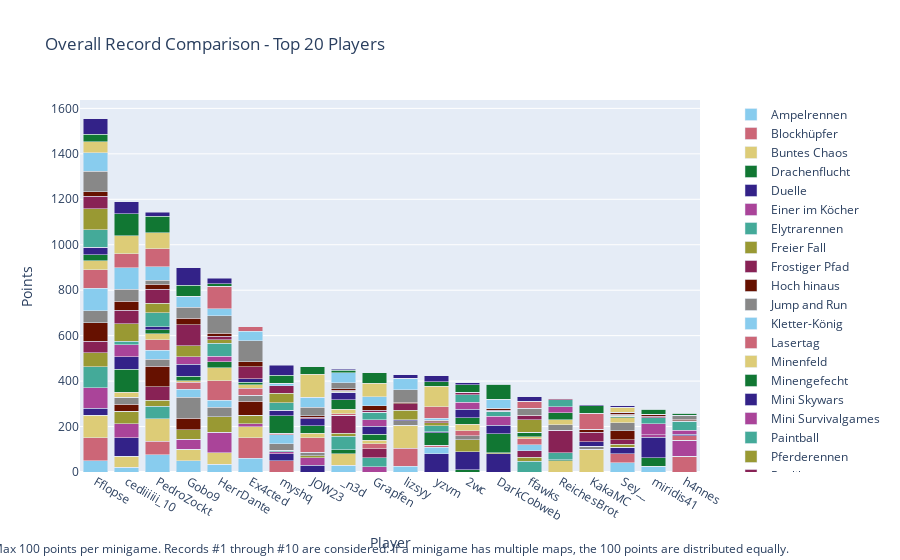

The notebook cell this image was saved under:
### Code cell
import plotly.graph_objects as go

# Sum all columns to get the total score
outDf['Total'] = outDf.sum(axis=1)

# Sort by total score and fill N/A values with 0
outDf = outDf.sort_values(by='Total', ascending=False).fillna(0)

# Crop to top 10 players
cropDf = outDf.head(20).copy()

# Drop the 'Total' column for plotting
cropDf = cropDf.drop(columns=['Total'])

# Create a color palette
color_palette = px.colors.qualitative.Safe

# Create the stacked bar plot
fig = go.Figure()

for column in cropDf.columns.difference(['Player']):
    fig.add_trace(go.Bar(
        x=cropDf.index,
        y=cropDf[column],
        name=column,
        marker_color=color_palette[len(fig.data) % len(color_palette)]
    ))

# Update layout
fig.update_layout(
    barmode='stack',
    title='Overall Record Comparison - Top 20 Players',
    xaxis=dict(title='Player'),
    yaxis=dict(title='Points'),
    #height=800,
    #width=1000,
    legend=dict(
        x=1.05,
        y=0.5,
        traceorder='normal',
        font=dict(size=12),
        bgcolor='rgba(255, 255, 255, 0)',
        bordercolor='rgba(0, 0, 0, 0)'
    ),
    margin=dict(r=200),  # Adjust right margin to make room for the legend
    annotations=[
        dict(
            x=0.5,
            y=-0.235,
            xref='paper',
            yref='paper',
            text='Max 100 points per minigame. Records #1 through #10 are considered. If a minigame has multiple maps, the 100 points are distributed equally.'
            showarrow=False,
            font=dict(size=12),
            xanchor='center'
        )
    ]
)

fig.show()

# save the plot as an html file

fig.write_html('out/overall_record_comparison.html')

### Figure 1 — Plotly figure (JSON) as saved in the notebook; plotly's stock layout.template omitted (floating-point values rounded to 4 significant figures)
{"data": [{"marker": {"color": "rgb(136, 204, 238)"}, "name": "Ampelrennen", "type": "bar", "x": ["Fflopse", "cediiiiii_10", "PedroZockt", "Gobo9", "HerrDante", "Ex4cted", "myshq", "JOW23", "_n3d", "Grapfen", "lizsyy", "yzvm", "2wc", "DarkCobweb", "ffawks", "ReichesBrot", "KakaMC", "Sey__", "miridis41", "h4nnes"], "y": [50, 20, 75, 50, 35, 60, 0, 0, 30, 0, 25, 0, 0, 0, 0, 0, 0, 40, 25, 0]}, {"marker": {"color": "rgb(204, 102, 119)"}, "name": "Blockhüpfer", "type": "bar", "x": ["Fflopse", "cediiiiii_10", "PedroZockt", "Gobo9", "HerrDante", "Ex4cted", "myshq", "JOW23", "_n3d", "Grapfen", "lizsyy", "yzvm", "2wc", "DarkCobweb", "ffawks", "ReichesBrot", "KakaMC", "Sey__", "miridis41", "h4nnes"], "y": [100, 0, 60, 0, 0, 90, 50, 0, 0, 0, 80, 0, 0, 0, 0, 0, 0, 40, 0, 70]}, {"marker": {"color": "rgb(221, 204, 119)"}, "name": "Buntes Chaos", "type": "bar", "x": ["Fflopse", "cediiiiii_10", "PedroZockt", "Gobo9", "HerrDante", "Ex4cted", "myshq", "JOW23", "_n3d", "Grapfen", "lizsyy", "yzvm", "2wc", "DarkCobweb", "ffawks", "ReichesBrot", "KakaMC", "Sey__", "miridis41", "h4nnes"], "y": [100, 50, 100, 50, 50, 50, 0, 0, 50, 0, 100, 0, 0, 0, 0, 50, 100, 0, 0, 0]}, {"marker": {"color": "rgb(17, 119, 51)"}, "name": "Drachenflucht", "type": "bar", "x": ["Fflopse", "cediiiiii_10", "PedroZockt", "Gobo9", "HerrDante", "Ex4cted", "myshq", "JOW23", "_n3d", "Grapfen", "lizsyy", "yzvm", "2wc", "DarkCobweb", "ffawks", "ReichesBrot", "KakaMC", "Sey__", "miridis41", "h4nnes"], "y": [0, 0, 0, 0, 0, 0, 0, 0, 18, 0, 0, 0, 10, 0, 0, 4, 0, 0, 38, 0]}, {"marker": {"color": "rgb(51, 34, 136)"}, "name": "Duelle", "type": "bar", "x": ["Fflopse", "cediiiiii_10", "PedroZockt", "Gobo9", "HerrDante", "Ex4cted", "myshq", "JOW23", "_n3d", "Grapfen", "lizsyy", "yzvm", "2wc", "DarkCobweb", "ffawks", "ReichesBrot", "KakaMC", "Sey__", "miridis41", "h4nnes"], "y": [30, 80, 0, 0, 0, 0, 30, 30, 0, 0, 0, 80, 80, 80, 0, 0, 0, 30, 90, 0]}, {"marker": {"color": "rgb(170, 68, 153)"}, "name": "Einer im Köcher", "type": "bar", "x": ["Fflopse", "cediiiiii_10", "PedroZockt", "Gobo9", "HerrDante", "Ex4cted", "myshq", "JOW23", "_n3d", "Grapfen", "lizsyy", "yzvm", "2wc", "DarkCobweb", "ffawks", "ReichesBrot", "KakaMC", "Sey__", "miridis41", "h4nnes"], "y": [90, 63.33, 0, 43.33, 90, 13.33, 10, 33.33, 0, 23.33, 0, 0, 0, 0, 0, 0, 0, 0, 10, 70]}, {"marker": {"color": "rgb(68, 170, 153)"}, "name": "Elytrarennen", "type": "bar", "x": ["Fflopse", "cediiiiii_10", "PedroZockt", "Gobo9", "HerrDante", "Ex4cted", "myshq", "JOW23", "_n3d", "Grapfen", "lizsyy", "yzvm", "2wc", "DarkCobweb", "ffawks", "ReichesBrot", "KakaMC", "Sey__", "miridis41", "h4nnes"], "y": [93.33, 0, 53.33, 0, 0, 0, 6.667, 0, 60, 40, 0, 0, 0, 0, 46.67, 30, 0, 0, 0, 0]}, {"marker": {"color": "rgb(153, 153, 51)"}, "name": "Freier Fall", "type": "bar", "x": ["Fflopse", "cediiiiii_10", "PedroZockt", "Gobo9", "HerrDante", "Ex4cted", "myshq", "JOW23", "_n3d", "Grapfen", "lizsyy", "yzvm", "2wc", "DarkCobweb", "ffawks", "ReichesBrot", "KakaMC", "Sey__", "miridis41", "h4nnes"], "y": [62.5, 55, 27.5, 42.5, 67.5, 37.5, 0, 7.5, 12.5, 0, 0, 0, 52.5, 5, 17.5, 0, 0, 12.5, 0, 0]}, {"marker": {"color": "rgb(136, 34, 85)"}, "name": "Frostiger Pfad", "type": "bar", "x": ["Fflopse", "cediiiiii_10", "PedroZockt", "Gobo9", "HerrDante", "Ex4cted", "myshq", "JOW23", "_n3d", "Grapfen", "lizsyy", "yzvm", "2wc", "DarkCobweb", "ffawks", "ReichesBrot", "KakaMC", "Sey__", "miridis41", "h4nnes"], "y": [50, 0, 60, 0, 0, 0, 0, 0, 80, 40, 0, 0, 0, 0, 30, 100, 0, 20, 0, 0]}, {"marker": {"color": "rgb(102, 17, 0)"}, "name": "Hoch hinaus", "type": "bar", "x": ["Fflopse", "cediiiiii_10", "PedroZockt", "Gobo9", "HerrDante", "Ex4cted", "myshq", "JOW23", "_n3d", "Grapfen", "lizsyy", "yzvm", "2wc", "DarkCobweb", "ffawks", "ReichesBrot", "KakaMC", "Sey__", "miridis41", "h4nnes"], "y": [80, 30, 90, 50, 0, 60, 0, 0, 0, 0, 0, 0, 0, 0, 0, 0, 0, 40, 0, 0]}, {"marker": {"color": "rgb(136, 136, 136)"}, "name": "Jump and Run", "type": "bar", "x": ["Fflopse", "cediiiiii_10", "PedroZockt", "Gobo9", "HerrDante", "Ex4cted", "myshq", "JOW23", "_n3d", "Grapfen", "lizsyy", "yzvm", "2wc", "DarkCobweb", "ffawks", "ReichesBrot", "KakaMC", "Sey__", "miridis41", "h4nnes"], "y": [53.33, 30, 30, 93.33, 43.33, 26.67, 26.67, 16.67, 0, 0, 20, 0, 16.67, 0, 0, 23.33, 13.33, 33.33, 0, 0]}, {"marker": {"color": "rgb(136, 204, 238)"}, "name": "Kletter-König", "type": "bar", "x": ["Fflopse", "cediiiiii_10", "PedroZockt", "Gobo9", "HerrDante", "Ex4cted", "myshq", "JOW23", "_n3d", "Grapfen", "lizsyy", "yzvm", "2wc", "DarkCobweb", "ffawks", "ReichesBrot", "KakaMC", "Sey__", "miridis41", "h4nnes"], "y": [100, 0, 40, 35, 30, 0, 40, 0, 0, 0, 0, 30, 0, 0, 25, 0, 0, 0, 0, 0]}, {"marker": {"color": "rgb(204, 102, 119)"}, "name": "Lasertag", "type": "bar", "x": ["Fflopse", "cediiiiii_10", "PedroZockt", "Gobo9", "HerrDante", "Ex4cted", "myshq", "JOW23", "_n3d", "Grapfen", "lizsyy", "yzvm", "2wc", "DarkCobweb", "ffawks", "ReichesBrot", "KakaMC", "Sey__", "miridis41", "h4nnes"], "y": [80, 0, 46.67, 30, 86.67, 30, 6.667, 63.33, 6.667, 20, 0, 6.667, 23.33, 0, 26.67, 0, 0, 0, 0, 20]}, {"marker": {"color": "rgb(221, 204, 119)"}, "name": "Minenfeld", "type": "bar", "x": ["Fflopse", "cediiiiii_10", "PedroZockt", "Gobo9", "HerrDante", "Ex4cted", "myshq", "JOW23", "_n3d", "Grapfen", "lizsyy", "yzvm", "2wc", "DarkCobweb", "ffawks", "ReichesBrot", "KakaMC", "Sey__", "miridis41", "h4nnes"], "y": [40, 23.33, 26.67, 6.667, 56.67, 16.67, 0, 20, 20, 16.67, 0, 0, 26.67, 0, 10, 23.33, 0, 23.33, 0, 0]}, {"marker": {"color": "rgb(17, 119, 51)"}, "name": "Minengefecht", "type": "bar", "x": ["Fflopse", "cediiiiii_10", "PedroZockt", "Gobo9", "HerrDante", "Ex4cted", "myshq", "JOW23", "_n3d", "Grapfen", "lizsyy", "yzvm", "2wc", "DarkCobweb", "ffawks", "ReichesBrot", "KakaMC", "Sey__", "miridis41", "h4nnes"], "y": [26.67, 100, 16.67, 20, 26.67, 10, 76.67, 33.33, 40, 26.67, 0, 56.67, 30, 83.33, 20, 30, 0, 6.667, 0, 0]}, {"marker": {"color": "rgb(51, 34, 136)"}, "name": "Mini Skywars", "type": "bar", "x": ["Fflopse", "cediiiiii_10", "PedroZockt", "Gobo9", "HerrDante", "Ex4cted", "myshq", "JOW23", "_n3d", "Grapfen", "lizsyy", "yzvm", "2wc", "DarkCobweb", "ffawks", "ReichesBrot", "KakaMC", "Sey__", "miridis41", "h4nnes"], "y": [34, 56, 14, 54, 0, 16, 24, 30, 34, 34, 6, 4, 38, 38, 0, 0, 20, 0, 0, 6]}, {"marker": {"color": "rgb(170, 68, 153)"}, "name": "Mini Survivalgames", "type": "bar", "x": ["Fflopse", "cediiiiii_10", "PedroZockt", "Gobo9", "HerrDante", "Ex4cted", "myshq", "JOW23", "_n3d", "Grapfen", "lizsyy", "yzvm", "2wc", "DarkCobweb", "ffawks", "ReichesBrot", "KakaMC", "Sey__", "miridis41", "h4nnes"], "y": [0, 53.33, 0, 33.33, 23.33, 0, 0, 0, 0, 30, 0, 0, 30, 40, 0, 26.67, 0, 0, 50, 16.67]}, {"marker": {"color": "rgb(68, 170, 153)"}, "name": "Paintball", "type": "bar", "x": ["Fflopse", "cediiiiii_10", "PedroZockt", "Gobo9", "HerrDante", "Ex4cted", "myshq", "JOW23", "_n3d", "Grapfen", "lizsyy", "yzvm", "2wc", "DarkCobweb", "ffawks", "ReichesBrot", "KakaMC", "Sey__", "miridis41", "h4nnes"], "y": [76.67, 13.33, 60, 0, 56.67, 0, 33.33, 0, 0, 33.33, 0, 26.67, 33.33, 20, 0, 30, 0, 0, 26.67, 40]}, {"marker": {"color": "rgb(153, 153, 51)"}, "name": "Pferderennen", "type": "bar", "x": ["Fflopse", "cediiiiii_10", "PedroZockt", "Gobo9", "HerrDante", "Ex4cted", "myshq", "JOW23", "_n3d", "Grapfen", "lizsyy", "yzvm", "2wc", "DarkCobweb", "ffawks", "ReichesBrot", "KakaMC", "Sey__", "miridis41", "h4nnes"], "y": [91.67, 78.33, 43.33, 48.33, 16.67, 0, 43.33, 0, 3.333, 0, 41.67, 13.33, 0, 0, 53.33, 0, 0, 5, 0, 0]}, {"marker": {"color": "rgb(136, 34, 85)"}, "name": "Replika", "type": "bar", "x": ["Fflopse", "cediiiiii_10", "PedroZockt", "Gobo9", "HerrDante", "Ex4cted", "myshq", "JOW23", "_n3d", "Grapfen", "lizsyy", "yzvm", "2wc", "DarkCobweb", "ffawks", "ReichesBrot", "KakaMC", "Sey__", "miridis41", "h4nnes"], "y": [54.42, 58.37, 62.02, 90.96, 13.94, 52.88, 32.6, 7.308, 5.385, 7.596, 27.31, 4.135, 9.423, 6.154, 18.27, 5.577, 41.35, 3.846, 5, 3.846]}, {"marker": {"color": "rgb(102, 17, 0)"}, "name": "Sammelwahn", "type": "bar", "x": ["Fflopse", "cediiiiii_10", "PedroZockt", "Gobo9", "HerrDante", "Ex4cted", "myshq", "JOW23", "_n3d", "Grapfen", "lizsyy", "yzvm", "2wc", "DarkCobweb", "ffawks", "ReichesBrot", "KakaMC", "Sey__", "miridis41", "h4nnes"], "y": [21.11, 40.28, 20.83, 30, 14.17, 21.94, 0, 6.389, 6.111, 18.89, 6.389, 6.111, 0, 8.056, 3.333, 2.5, 13.89, 9.167, 8.611, 6.389]}, {"marker": {"color": "rgb(136, 136, 136)"}, "name": "Schießstand", "type": "bar", "x": ["Fflopse", "cediiiiii_10", "PedroZockt", "Gobo9", "HerrDante", "Ex4cted", "myshq", "JOW23", "_n3d", "Grapfen", "lizsyy", "yzvm", "2wc", "DarkCobweb", "ffawks", "ReichesBrot", "KakaMC", "Sey__", "miridis41", "h4nnes"], "y": [90, 53.33, 16.67, 46.67, 76.67, 93.33, 0, 36.67, 26.67, 0, 56.67, 0, 0, 0, 30, 0, 0, 0, 0, 16.67]}, {"marker": {"color": "rgb(136, 204, 238)"}, "name": "Spleef", "type": "bar", "x": ["Fflopse", "cediiiiii_10", "PedroZockt", "Gobo9", "HerrDante", "Ex4cted", "myshq", "JOW23", "_n3d", "Grapfen", "lizsyy", "yzvm", "2wc", "DarkCobweb", "ffawks", "ReichesBrot", "KakaMC", "Sey__", "miridis41", "h4nnes"], "y": [80, 95, 60, 50, 30, 40, 10, 45, 45, 40, 50, 10, 0, 40, 0, 0, 0, 0, 0, 0]}, {"marker": {"color": "rgb(204, 102, 119)"}, "name": "Todeswürfel", "type": "bar", "x": ["Fflopse", "cediiiiii_10", "PedroZockt", "Gobo9", "HerrDante", "Ex4cted", "myshq", "JOW23", "_n3d", "Grapfen", "lizsyy", "yzvm", "2wc", "DarkCobweb", "ffawks", "ReichesBrot", "KakaMC", "Sey__", "miridis41", "h4nnes"], "y": [0, 60, 80, 0, 100, 20, 0, 0, 0, 0, 0, 50, 0, 0, 30, 0, 70, 0, 0, 0]}, {"marker": {"color": "rgb(221, 204, 119)"}, "name": "Waffenfolge", "type": "bar", "x": ["Fflopse", "cediiiiii_10", "PedroZockt", "Gobo9", "HerrDante", "Ex4cted", "myshq", "JOW23", "_n3d", "Grapfen", "lizsyy", "yzvm", "2wc", "DarkCobweb", "ffawks", "ReichesBrot", "KakaMC", "Sey__", "miridis41", "h4nnes"], "y": [50, 80, 70, 0, 0, 0, 0, 100, 0, 60, 0, 90, 0, 0, 0, 0, 0, 20, 0, 0]}, {"marker": {"color": "rgb(17, 119, 51)"}, "name": "Walls", "type": "bar", "x": ["Fflopse", "cediiiiii_10", "PedroZockt", "Gobo9", "HerrDante", "Ex4cted", "myshq", "JOW23", "_n3d", "Grapfen", "lizsyy", "yzvm", "2wc", "DarkCobweb", "ffawks", "ReichesBrot", "KakaMC", "Sey__", "miridis41", "h4nnes"], "y": [33.33, 96.67, 73.33, 46.67, 10, 0, 36.67, 33.33, 10, 46.67, 0, 20, 33.33, 66.67, 0, 0, 33.33, 0, 23.33, 10]}, {"marker": {"color": "rgb(51, 34, 136)"}, "name": "Wettrennen", "type": "bar", "x": ["Fflopse", "cediiiiii_10", "PedroZockt", "Gobo9", "HerrDante", "Ex4cted", "myshq", "JOW23", "_n3d", "Grapfen", "lizsyy", "yzvm", "2wc", "DarkCobweb", "ffawks", "ReichesBrot", "KakaMC", "Sey__", "miridis41", "h4nnes"], "y": [68, 52, 18, 78, 26, 0, 44, 0, 4, 0, 16, 26, 10, 0, 20, 0, 4, 8, 0, 0]}], "layout": {"annotations": [{"font": {"size": 12}, "showarrow": false, "text": "Max 100 points per minigame. Records #1 through #10 are considered. If a minigame has multiple maps, the 100 points are distributed equally.", "x": 0.5, "xanchor": "center", "xref": "paper", "y": -0.235, "yref": "paper"}], "barmode": "stack", "legend": {"bgcolor": "rgba(255, 255, 255, 0)", "bordercolor": "rgba(0, 0, 0, 0)", "font": {"size": 12}, "traceorder": "normal", "x": 1.05, "y": 0.5}, "margin": {"r": 200}, "title": {"text": "Overall Record Comparison - Top 20 Players"}, "xaxis": {"title": {"text": "Player"}}, "yaxis": {"title": {"text": "Points"}}}}
